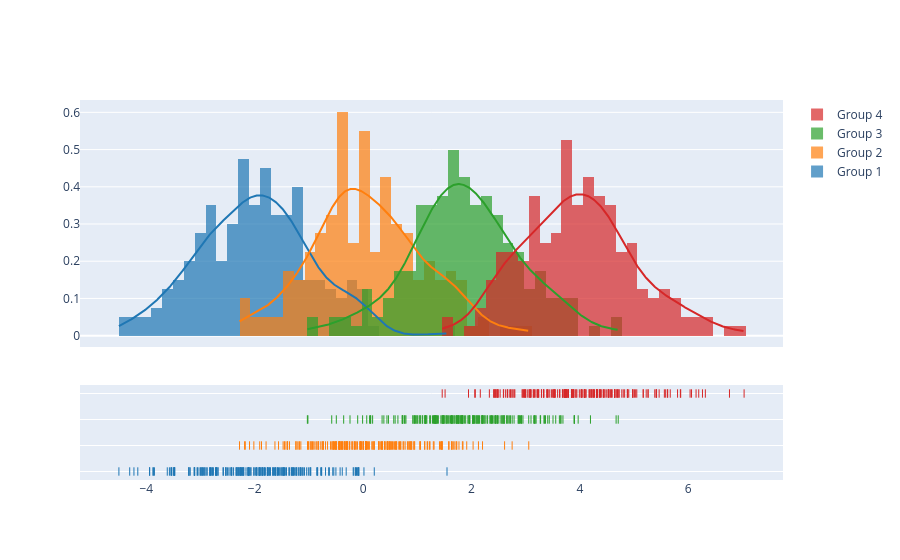

The cell this chart's notebook holds for it:
### Code cell
import plotly.figure_factory as ff

# Add histogram data
x1 = np.random.randn(200) - 2
x2 = np.random.randn(200)
x3 = np.random.randn(200) + 2
x4 = np.random.randn(200) + 4

# Group data together
hist_data = [x1, x2, x3, x4]

group_labels = ['Group 1', 'Group 2', 'Group 3', 'Group 4']

# Create distplot with custom bin_size
fig = ff.create_distplot(hist_data, group_labels, bin_size=.2)
fig.show()

### Figure 1 — Plotly figure (JSON) as saved in the notebook; plotly's stock layout.template omitted (floating-point values rounded to 4 significant figures; data arrays with more than 128 entries replaced by an {"elided": "..."} marker saying what was removed)
{"data": [{"autobinx": false, "histnorm": "probability density", "legendgroup": "Group 1", "marker": {"color": "rgb(31, 119, 180)"}, "name": "Group 1", "opacity": 0.7, "type": "histogram", "x": {"elided": "200 float values"}, "xaxis": "x", "xbins": {"end": 1.549, "size": 0.2, "start": -4.505}, "yaxis": "y"}, {"autobinx": false, "histnorm": "probability density", "legendgroup": "Group 2", "marker": {"color": "rgb(255, 127, 14)"}, "name": "Group 2", "opacity": 0.7, "type": "histogram", "x": {"elided": "200 float values"}, "xaxis": "x", "xbins": {"end": 3.057, "size": 0.2, "start": -2.279}, "yaxis": "y"}, {"autobinx": false, "histnorm": "probability density", "legendgroup": "Group 3", "marker": {"color": "rgb(44, 160, 44)"}, "name": "Group 3", "opacity": 0.7, "type": "histogram", "x": {"elided": "200 float values"}, "xaxis": "x", "xbins": {"end": 4.707, "size": 0.2, "start": -1.028}, "yaxis": "y"}, {"autobinx": false, "histnorm": "probability density", "legendgroup": "Group 4", "marker": {"color": "rgb(214, 39, 40)"}, "name": "Group 4", "opacity": 0.7, "type": "histogram", "x": {"elided": "200 float values"}, "xaxis": "x", "xbins": {"end": 7.03, "size": 0.2, "start": 1.46}, "yaxis": "y"}, {"legendgroup": "Group 1", "marker": {"color": "rgb(31, 119, 180)"}, "mode": "lines", "name": "Group 1", "showlegend": false, "type": "scatter", "x": {"elided": "500 float values"}, "xaxis": "x", "y": {"elided": "500 float values"}, "yaxis": "y"}, {"legendgroup": "Group 2", "marker": {"color": "rgb(255, 127, 14)"}, "mode": "lines", "name": "Group 2", "showlegend": false, "type": "scatter", "x": {"elided": "500 float values"}, "xaxis": "x", "y": {"elided": "500 float values"}, "yaxis": "y"}, {"legendgroup": "Group 3", "marker": {"color": "rgb(44, 160, 44)"}, "mode": "lines", "name": "Group 3", "showlegend": false, "type": "scatter", "x": {"elided": "500 float values"}, "xaxis": "x", "y": {"elided": "500 float values"}, "yaxis": "y"}, {"legendgroup": "Group 4", "marker": {"color": "rgb(214, 39, 40)"}, "mode": "lines", "name": "Group 4", "showlegend": false, "type": "scatter", "x": {"elided": "500 float values"}, "xaxis": "x", "y": {"elided": "500 float values"}, "yaxis": "y"}, {"legendgroup": "Group 1", "marker": {"color": "rgb(31, 119, 180)", "symbol": "line-ns-open"}, "mode": "markers", "name": "Group 1", "showlegend": false, "type": "scatter", "x": {"elided": "200 float values"}, "xaxis": "x", "y": {"elided": "200 str values"}, "yaxis": "y2"}, {"legendgroup": "Group 2", "marker": {"color": "rgb(255, 127, 14)", "symbol": "line-ns-open"}, "mode": "markers", "name": "Group 2", "showlegend": false, "type": "scatter", "x": {"elided": "200 float values"}, "xaxis": "x", "y": {"elided": "200 str values"}, "yaxis": "y2"}, {"legendgroup": "Group 3", "marker": {"color": "rgb(44, 160, 44)", "symbol": "line-ns-open"}, "mode": "markers", "name": "Group 3", "showlegend": false, "type": "scatter", "x": {"elided": "200 float values"}, "xaxis": "x", "y": {"elided": "200 str values"}, "yaxis": "y2"}, {"legendgroup": "Group 4", "marker": {"color": "rgb(214, 39, 40)", "symbol": "line-ns-open"}, "mode": "markers", "name": "Group 4", "showlegend": false, "type": "scatter", "x": {"elided": "200 float values"}, "xaxis": "x", "y": {"elided": "200 str values"}, "yaxis": "y2"}], "layout": {"barmode": "overlay", "hovermode": "closest", "legend": {"traceorder": "reversed"}, "xaxis": {"anchor": "y2", "domain": [0.0, 1.0], "zeroline": false}, "yaxis": {"anchor": "free", "domain": [0.35, 1], "position": 0.0}, "yaxis2": {"anchor": "x", "domain": [0, 0.25], "dtick": 1, "showticklabels": false}}}
